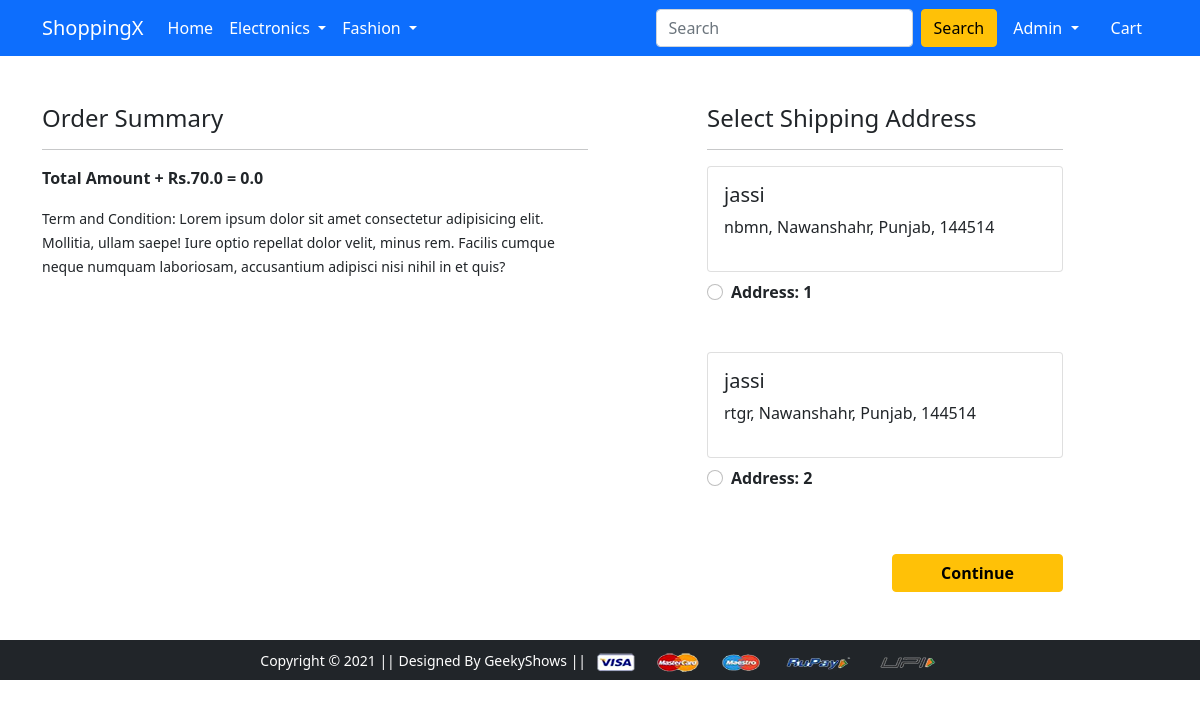
/checkout/ (signed in), run on an earlier commit of the app's database.
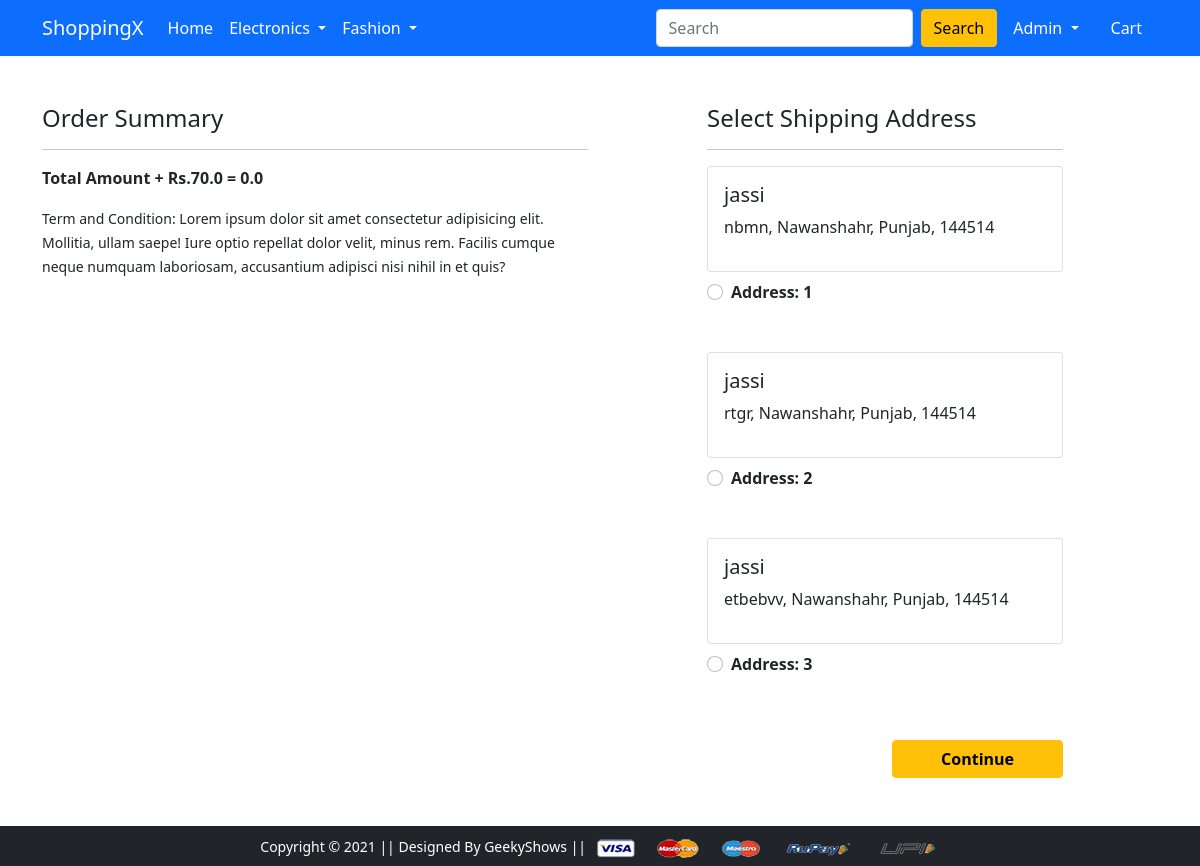
And on a later commit of the database.
### app/models.py (models this page shows, shortened)
class customer(models.Model):
    user = models.ForeignKey(User , on_delete = models.CASCADE)
    Name = models.CharField(max_length=50, null=False)
    Locality = models.CharField(max_length=100,  null=False)
    City = models.CharField(max_length=50)
    Zipcode = models.IntegerField()
    State = models.CharField(choices = State_choices, max_length=50)

### app/views.py (the view)
# urls.py: path('checkout/', views.checkout, name='checkout'),
@login_required
def checkout(request):
 user = request.user
 add = customer.objects.filter(user=user)
 cart_item = cart.objects.filter(user = user)
 amount = 0.0
 shipping_amount= 70.0
 totalamount = 0.0
 cart_product = [p for p in cart.objects.all() if p.user == request.user]
 if cart_product:
  for p in cart_product:
      tempamount = (p.Quantity * p.Product.Discounted_price)
      amount += tempamount
  totalamount = amount +shipping_amount
 return render(request, 'app/checkout.html',{'add': add, 'totalamount': totalamount, 'cart_product':cart_product})

### app/templates/app/checkout.html (shortened to what this page needs)
{% extends 'app/base.html' %}
{% load static %}
{% block main-content %}
<div class="container">
 <div class="row mt-5">
  <div class="col-sm-6">
    <h4>Order Summary</h4>
    <hr>
    <p class = 'fw-bold'> Total Amount + Rs.70.0 =  <strong>{{totalamount}}</strong> </p>
    <small>Term and Condition: Lorem ipsum dolor sit amet consectetur adipisicing elit. Mollitia, ullam saepe! Iure optio repellat dolor velit, minus rem. Facilis cumque neque numquam laboriosam, accusantium adipisci nisi nihil in et quis?</small>
  </div>
  <div class="col-sm-4 offset-sm-1">
    <h4>Select Shipping Address</h4>
    <hr>
    <form action="/paymentdone">
      {% for ad in add %}
      <div class="card">
        <div class="card-body">
        <h5>{{ad.Name}}</h5>
        <p>{{ad.Locality}}, {{ad.City}}, {{ad.State}}, {{ad.Zipcode}}</p>
        </div>
      </div>
        <div class="form-check mt-2 mb-5">
          <input class="form-check-input" type="radio" name = 'custid' id = 'custadd{{forloop.counter}}' value="{{ad.id}}">
          <label class="form-check-label fw-bold" for="">
            Address: {{forloop.counter}} </label>
        </div>
        {% endfor %}
        <div class="text-end">
          <button type="submit" class="btn btn-warning mt-3 px-5 fw-bold">Continue</button>
        </div>
      </form>
    </div>
  </div>
</div>
{% endblock main-content %}

What changed in the data, as far as the page shows it:
added customer: Name "jassi", Locality "etbebvv", City "Nawanshahr", State "Punjab", Zipcode "144514"
